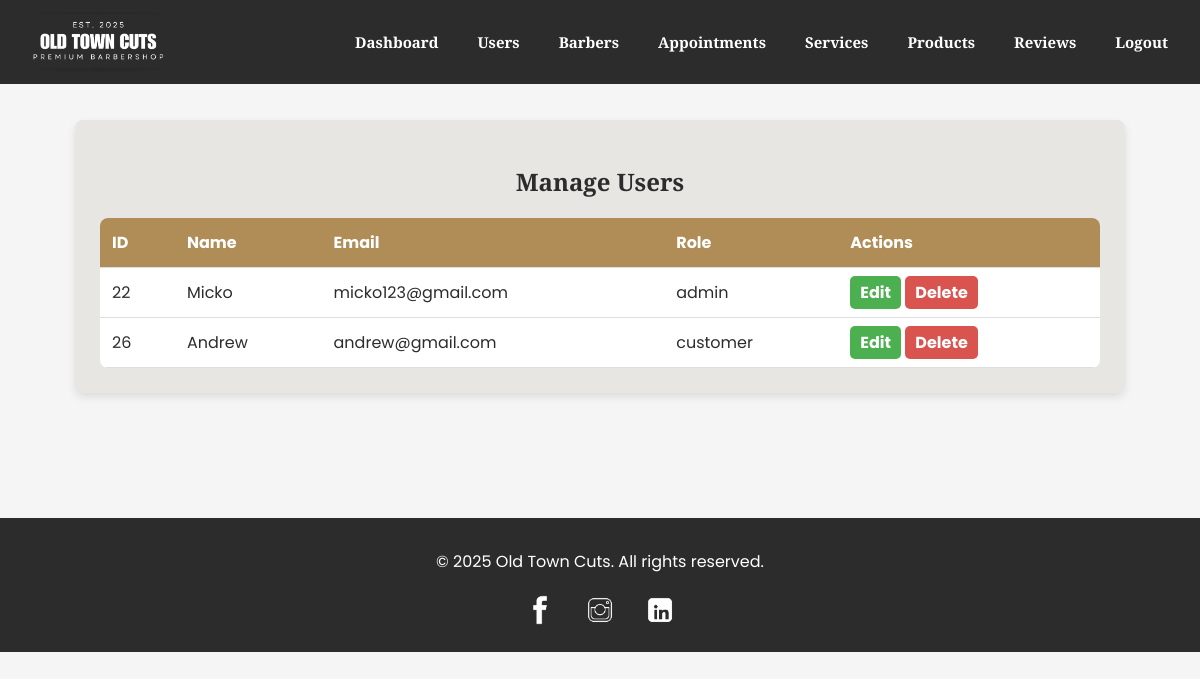
Screenshot of /admin/manage_users.php (signed in) with the database file from the repository.
### tables this page shows
CREATE TABLE `users` (
  `id` int(11) NOT NULL,
  `name` varchar(100) NOT NULL,
  `email` varchar(150) NOT NULL,
  `password` varchar(255) NOT NULL,
  `role` enum('admin','customer') DEFAULT 'customer'
);

### admin/manage_users.php (the view, shortened to what this page needs)
<?php
include '../config/config.php';
$query = "SELECT id, name, email, role FROM users";
$result = $conn->query($query);
?>
<!DOCTYPE html>
<html lang="en">
<head>
</head>
<body>
    <header>
        <img src="../assets/images/logos.png" alt="Old Town Cuts" class="logo">
        <nav>
            <a href="admin_dashboard.php">Dashboard</a>
            <a href="manage_users.php">Users</a>
            <a href="manage_barbers.php">Barbers</a>
            <a href="manage_appointments.php">Appointments</a>
            <a href="manage_services.php">Services</a>
            <a href="manage_products.php">Products</a>
            <a href="manage_reviews.php">Reviews</a>
            <a href="../auth/logout.php">Logout</a>
        </nav>
    </header>
    <section class="container">
        <h2>Manage Users</h2>
        <table>
            <tr>
                <th>ID</th>
                <th>Name</th>
                <th>Email</th>
                <th>Role</th>
                <th>Actions</th>
            </tr>
            <?php while ($row = $result->fetch_assoc()): ?>
                <tr>
                    <td><?php echo $row['id']; ?></td>
                    <td><?php echo htmlspecialchars($row['name']); ?></td>
                    <td><?php echo htmlspecialchars($row['email']); ?></td>
                    <td><?php echo htmlspecialchars($row['role']); ?></td>
                    <td class="actions">
                        <a href="update_user.php?id=<?php echo $row['id']; ?>" class="edit">Edit</a>
                        <a href="delete_user.php?id=<?php echo $row['id']; ?>" class="delete" onclick="return confirm('Are you sure?');">Delete</a>
                    </td>
                </tr>
            <?php endwhile; ?>
        </table>
    </section>
    <footer>
        <p>&copy; 2025 Old Town Cuts. All rights reserved.</p>
        <div class="social-links">
            <a href="https://www.facebook.com/andrew.cayanan.1" target="_blank"><img src="../assets/images/facebook.jpg" alt="Facebook"></a>
            <a href="https://www.instagram.com/mickodedios?igsh=dnp1OTRtdWpxZ3Z4&utm_source=qr" target="_blank"><img src="../assets/images/instagram.jpg" alt="Instagram"></a>
            <a href="https://www.linkedin.com/in/david-tulio-126916316/" target="_blank"><img src="../assets/images/linkedin.jpg" alt="LinkedIn"></a>
        </div>
    </footer>
</body>
</html>

### admin/manage_users.php (style rules this page uses)
body { font-family: 'Poppins', sans-serif; background-color: #F5F5F5; color: #2C2C2C; margin: 0; padding: 0; }
header { display: flex; justify-content: space-between; align-items: center; padding: 12px 30px; background-color: #2C2C2C; color: white; width: 100%; position: fixed; top: 0; left: 0; z-index: 1000; }
.logo { height: 60px; width: auto; max-height: 70px; }
nav { display: flex; gap: 15px; }
nav a { text-decoration: none; font-family: 'Playfair Display', serif; color: white; font-size: 15px; font-weight: bold; transition: color 0.3s ease-in-out; padding: 8px 12px; }
nav a:last-child { margin-right: 50px; }
.container { max-width: 1000px; margin: 120px auto 40px; background: #E8E6E3; padding: 25px; border-radius: 8px; box-shadow: 0px 4px 8px rgba(0, 0, 0, 0.1); }
h2 { text-align: center; font-family: 'Playfair Display', serif; }
table { width: 100%; border-collapse: collapse; background: white; margin-top: 15px; border-radius: 8px; overflow: hidden; }
th, td { padding: 12px; text-align: left; border-bottom: 1px solid #ddd; }
th { background-color: #B08D57; color: white; }
.actions a { text-decoration: none; font-weight: bold; padding: 5px 10px; border-radius: 5px; transition: background 0.3s ease; }
.edit { background-color: #4CAF50; color: white; }
.delete { background-color: #D9534F; color: white; }
footer { text-align: center; padding: 15px; background: #2C2C2C; color: white; margin-top: 125px; }
.social-links { margin-top: 10px; }
.social-links img { width: 40px; margin: 0 8px; }

### rows the page displays
users: id "22", name "Micko", email "micko123@gmail.com", role "admin"
users: id "26", name "Andrew", email "andrew@gmail.com", role "customer"
